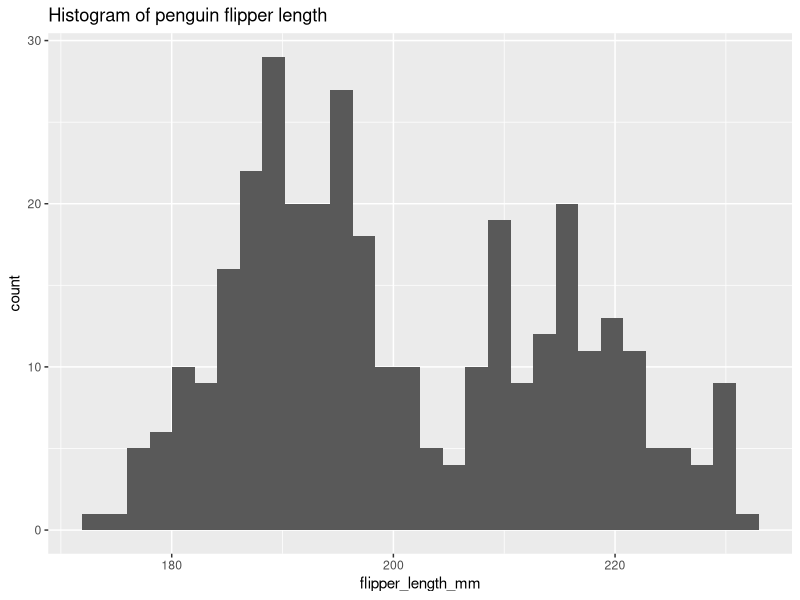
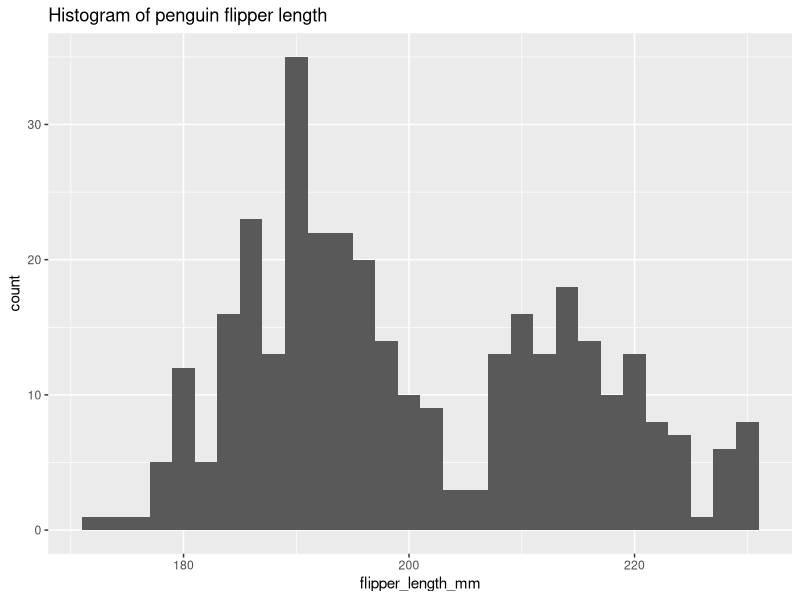
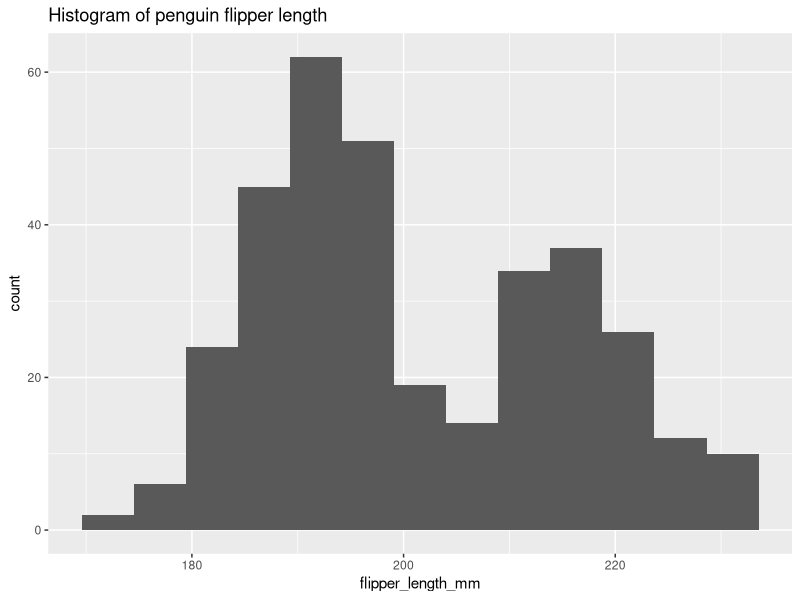
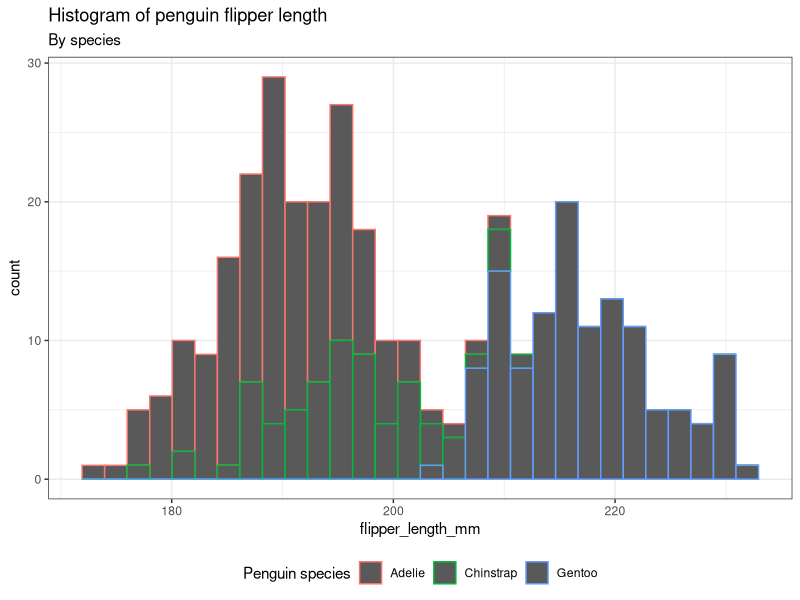
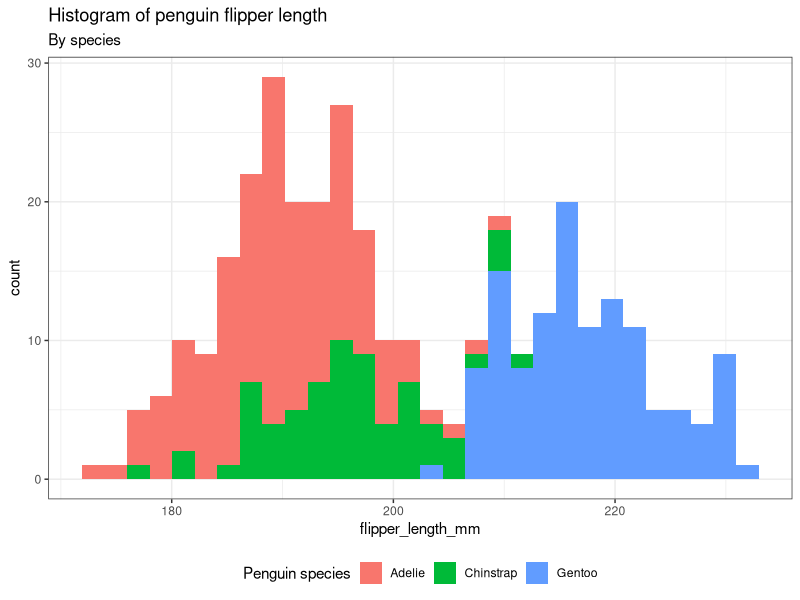
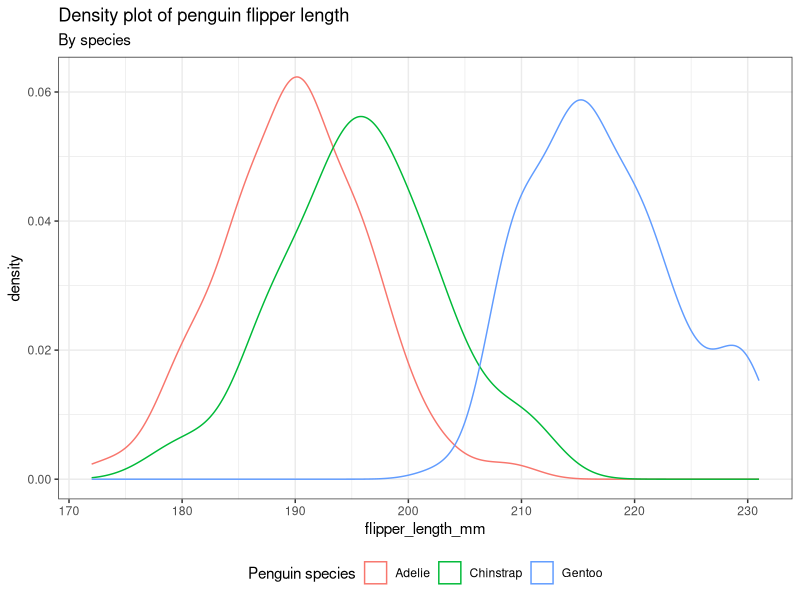
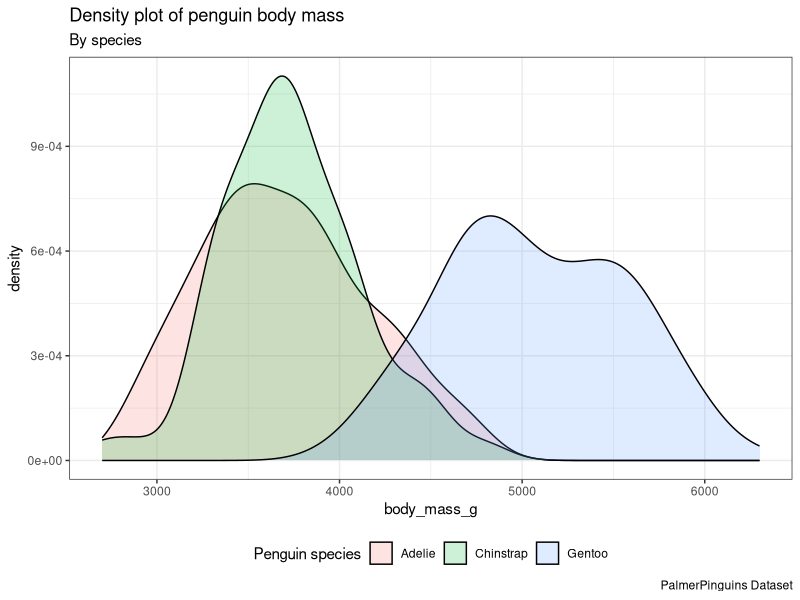
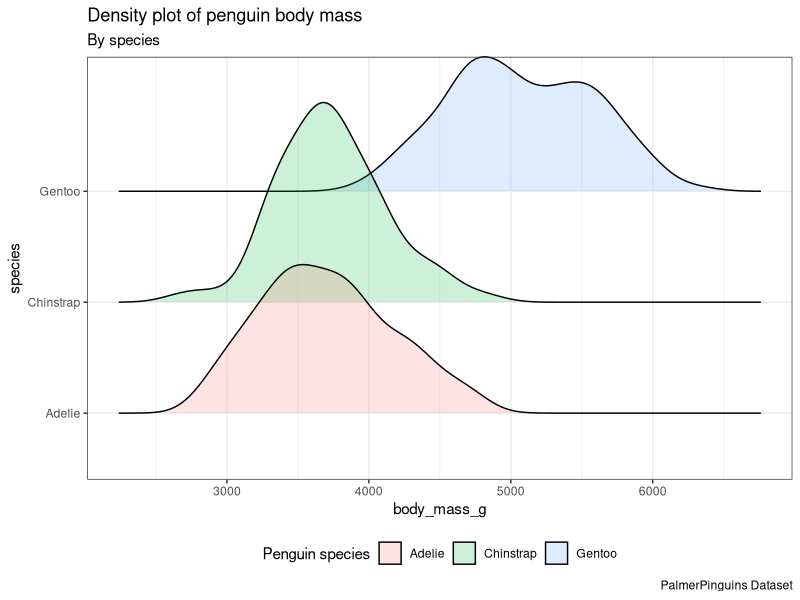

Generate these figures, in order, with R:
## ---- chunk 1
library(palmerpenguins)
library(tidyverse)
## ---- chunk 2
# Or glimpse() for a sort of transposed view, so we can see all columns:
glimpse(penguins)
## ---- chunk 3
ggplot(penguins, aes(x = flipper_length_mm)) + 
  geom_histogram() + 
  labs(title = "Histogram of penguin flipper length")
## ---- chunk 4
ggplot(penguins, aes(x = flipper_length_mm)) + 
  geom_histogram(binwidth = 2) + 
  labs(title = "Histogram of penguin flipper length")

ggplot(penguins, aes(x = flipper_length_mm)) + 
  geom_histogram(bins = 13) + 
  labs(title = "Histogram of penguin flipper length")
## ---- chunk 5
ggplot(penguins) + 
  aes(x = flipper_length_mm, color = species) + 
  geom_histogram(bins = 30) + 
  theme_bw() + 
  theme(legend.position = "bottom") + 
  labs(title = "Histogram of penguin flipper length", 
       subtitle = "By species", 
       color = "Penguin species")

## ---- chunk 6
ggplot(penguins) + 
  aes(x = flipper_length_mm, fill = species) + 
  geom_histogram(bins = 30) + 
  theme_bw() + 
  theme(legend.position = "bottom") + 
  labs(title = "Histogram of penguin flipper length", 
       subtitle = "By species",
       fill = "Penguin species")

## ---- chunk 7
ggplot(penguins) + 
  aes(x = flipper_length_mm, color = species) + 
  geom_density() + 
  theme_bw() + 
  theme(legend.position = "bottom") + 
  labs(title = "Density plot of penguin flipper length", 
       subtitle = "By species",
       color = "Penguin species")
## ---- chunk 8
ggplot(penguins) + 
  aes(x = body_mass_g, fill = species) + 
  geom_density(alpha = 0.2) + 
  theme_bw() + 
  theme(legend.position = "bottom") + 
  labs(title = "Density plot of penguin body mass", 
       subtitle = "By species",
       caption = "PalmerPinguins Dataset",
       fill = "Penguin species")

## ---- chunk 9
library(ggridges)
ggplot(penguins) + 
  aes(x = body_mass_g, y = species, fill = species) + 
  geom_density_ridges(alpha = 0.2) + 
  theme_bw() + 
  theme(legend.position = "bottom") + 
  labs(title = "Density plot of penguin body mass", 
       subtitle = "By species",
       caption = "PalmerPinguins Dataset",
       fill = "Penguin species") 

## ---- chunk 10
ggplot(penguins, aes(x = species)) +
  geom_bar()
## ---- chunk 11
ggplot(penguins, aes(x = island, fill = species)) +
  geom_bar()
## ---- chunk 12
ggplot(penguins, aes(x = island, fill = species)) +
  geom_bar(position = "fill")
## ---- chunk 13

ggplot(penguins, aes(x = species, y = body_mass_g)) +
  theme_bw() +
  stat_summary(fun = "mean",
               geom = "bar",
               alpha = 0.5,
               color = "black",
               size = 0.5,
               mapping = aes(fill = species)) +
  stat_summary(geom = "errorbar",
               width = 0.5)
## ---- chunk 14
penguins |> 
  filter(species == "Gentoo", !is.na(sex)) |> 
  ggplot(aes(x = sex, y = bill_length_mm)) + 
  theme_bw() +
  stat_summary(geom = "bar",
               fun = "mean",
               alpha = 0.5,
               color = "black",
               size = 0.5,
               mapping = aes(fill=sex)) +
    stat_summary(geom = "errorbar",
               width = 0.5) +
  scale_fill_brewer(palette = "Dark2")
